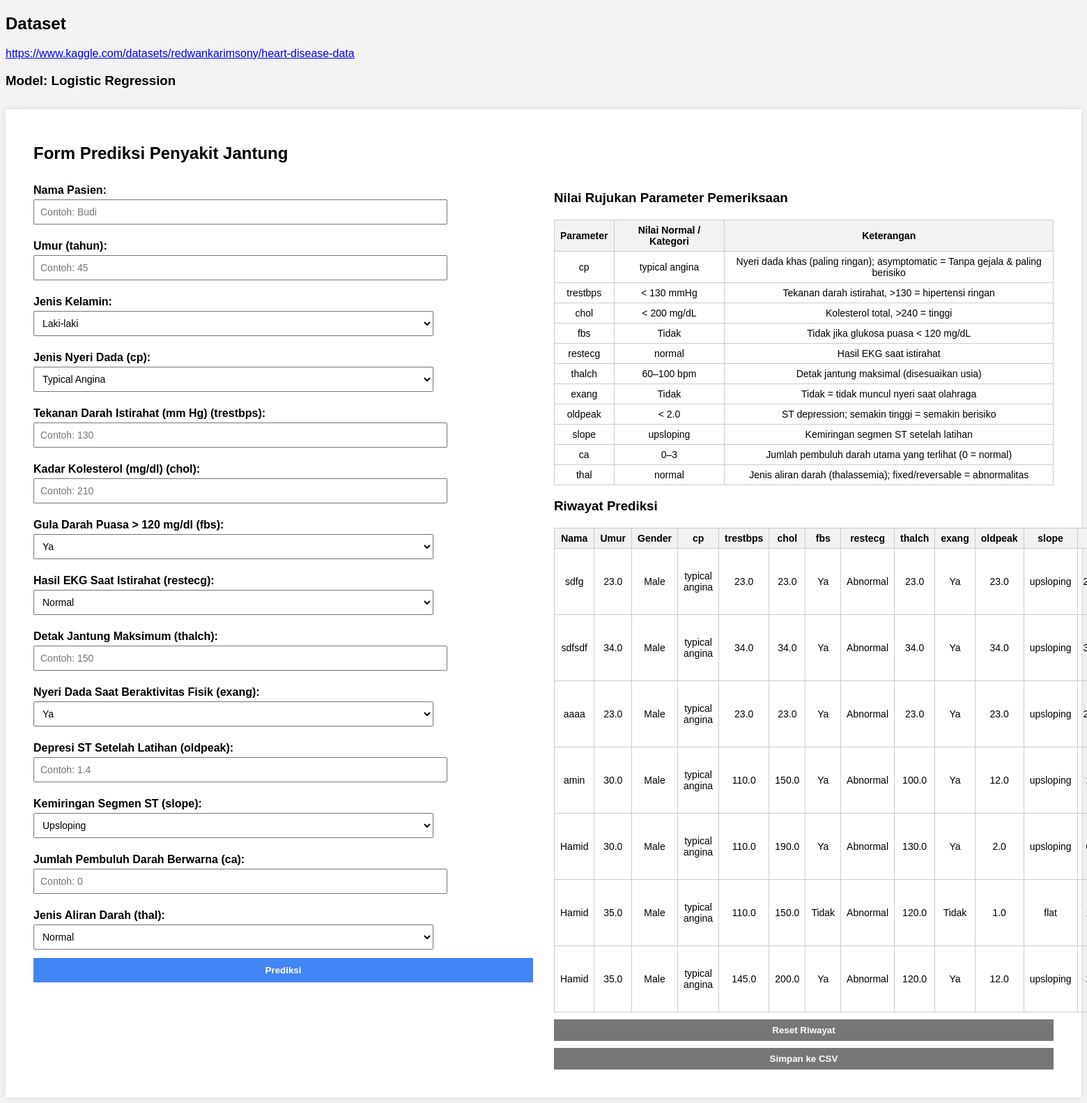
The page / on the database its author committed.
### tables this page shows
CREATE TABLE prediksi (
            id INTEGER PRIMARY KEY AUTOINCREMENT,
            age REAL,
            sex TEXT,
            cp TEXT,
            trestbps REAL,
            chol REAL,
            fbs TEXT,
            restecg TEXT,
            thalach REAL,
            exang TEXT,
            oldpeak REAL,
            slope TEXT,
            ca REAL,
            thal TEXT,
            hasil TEXT
        , nama TEXT);

### app.py (the view)
@app.route("/", methods=["GET"])
def index():
    conn = get_db_connection()
    history = conn.execute("SELECT * FROM prediksi ORDER BY id DESC").fetchall()
    conn.close()
    cp_map = {
        "0": "Typical Angina",
        "1": "Atypical Angina",
        "2": "Non-Anginal Pain",
        "3": "Asymptomatic"
    }
    slope_map = {
        "0": "Upsloping",
        "1": "Flat",
        "2": "Downsloping"
    }
    thal_map = {
        "0": "Normal",
        "1": "Fixed Defect",
        "2": "Reversable Defect"
    }
    history_clean = []
    for row in history:
        row = dict(row)
        row["cp"] = cp_map.get(str(row["cp"]), row["cp"])
        row["fbs"] = "Ya" if row["fbs"] == "True" else "Tidak"
        row["exang"] = "Ya" if row["exang"] == "True" else "Tidak"
        row["restecg"] = "Normal" if row["restecg"] == "0" else "Abnormal"
        row["slope"] = slope_map.get(str(row["slope"]), row["slope"])
        row["thal"] = thal_map.get(str(row["thal"]), row["thal"])
        history_clean.append(row)
    return render_template("form.html", history=history_clean)

### app.py (called while the page is built)
def get_db_connection():
    conn = sqlite3.connect("database.db")
    conn.row_factory = sqlite3.Row
    return conn

### templates/form.html (shortened to what this page needs)
<!DOCTYPE html>
<html>
<head>
  <h2>Dataset</h2>
  <a href="https://www.kaggle.com/datasets/redwankarimsony/heart-disease-data">https://www.kaggle.com/datasets/redwankarimsony/heart-disease-data</a>
  <h3>Model: Logistic Regression</h3>
  <link rel="stylesheet" href="/static/style.css">
</head>
<body>
  <div class="container">
    <h2>Form Prediksi Penyakit Jantung</h2>
    <div class="flexbox">
      <div class="form-section">
        <form method="POST" action="/predict">
        <label>Nama Pasien:</label>
        <input name="nama" placeholder="Contoh: Budi" required>
          <label>Umur (tahun):</label>
          <input name="age" placeholder="Contoh: 45" required>
          <label>Jenis Kelamin:</label>
          <select name="sex">
            <option value="Male">Laki-laki</option>
          </select>
          <label>Jenis Nyeri Dada (cp):</label>
          <select name="cp">
            <option value="typical angina">Typical Angina</option>
          </select>
          <label>Tekanan Darah Istirahat (mm Hg) (trestbps):</label>
          <input name="trestbps" placeholder="Contoh: 130" required>
          <label>Kadar Kolesterol (mg/dl) (chol):</label>
          <input name="chol" placeholder="Contoh: 210" required>
          <label>Gula Darah Puasa > 120 mg/dl (fbs):</label>
          <select name="fbs">
            <option value="True">Ya</option>
          </select>
          <label>Hasil EKG Saat Istirahat (restecg):</label>
          <select name="restecg">
            <option value="normal">Normal</option>
          </select>
          <label>Detak Jantung Maksimum (thalch):</label>
          <input name="thalch" placeholder="Contoh: 150" required>
          <label>Nyeri Dada Saat Beraktivitas Fisik (exang):</label>
          <select name="exang">
            <option value="True">Ya</option>
          </select>
          <label>Depresi ST Setelah Latihan (oldpeak):</label>
          <input name="oldpeak" placeholder="Contoh: 1.4" required>
          <label>Kemiringan Segmen ST (slope):</label>
          <select name="slope">
            <option value="upsloping">Upsloping</option>
          </select>
          <label>Jumlah Pembuluh Darah Berwarna (ca):</label>
          <input name="ca" placeholder="Contoh: 0" required>
          <label>Jenis Aliran Darah (thal):</label>
          <select name="thal">
            <option value="normal">Normal</option>
          </select>
          <button type="submit">Prediksi</button>
        </form>
      </div>
      <div class="table-section">
      <h3>Nilai Rujukan Parameter Pemeriksaan</h3>
        <table border="1" cellpadding="5" style="margin-bottom: 15px;">
          <tr>
            <th>Parameter</th>
            <th>Nilai Normal / Kategori</th>
            <th>Keterangan</th>
          </tr>
          <tr>
            <td>cp</td>
            <td>typical angina</td>
            <td>Nyeri dada khas (paling ringan); asymptomatic = Tanpa gejala & paling berisiko</td>
          </tr>
          <tr>
            <td>trestbps</td>
            <td>&lt; 130 mmHg</td>
            <td>Tekanan darah istirahat, &gt;130 = hipertensi ringan</td>
          </tr>
          <tr>
            <td>chol</td>
            <td>&lt; 200 mg/dL</td>
            <td>Kolesterol total, &gt;240 = tinggi</td>
          </tr>
          <tr>
            <td>fbs</td>
            <td>Tidak</td>
            <td>Tidak jika glukosa puasa &lt; 120 mg/dL</td>
          </tr>
          <tr>
            <td>restecg</td>
            <td>normal</td>
            <td>Hasil EKG saat istirahat</td>
          </tr>
          <tr>
            <td>thalch</td>
            <td>60–100 bpm</td>
            <td>Detak jantung maksimal (disesuaikan usia)</td>
          </tr>
          <tr>
            <td>exang</td>
            <td>Tidak</td>
            <td>Tidak = tidak muncul nyeri saat olahraga</td>
          </tr>
          <tr>
            <td>oldpeak</td>
            <td>&lt; 2.0</td>
            <td>ST depression; semakin tinggi = semakin berisiko</td>
          </tr>
          <tr>
            <td>slope</td>
            <td>upsloping</td>
            <td>Kemiringan segmen ST setelah latihan</td>
          </tr>
          <tr>
            <td>ca</td>
            <td>0–3</td>
            <td>Jumlah pembuluh darah utama yang terlihat (0 = normal)</td>
          </tr>
          <tr>
            <td>thal</td>
            <td>normal</td>
            <td>Jenis aliran darah (thalassemia); fixed/reversable = abnormalitas</td>
          </tr>
        </table>
        {% if history %}
        <h3>Riwayat Prediksi</h3>
        <table border="1" cellpadding="5">
          <tr>
            <th>Nama</th><th>Umur</th><th>Gender</th><th>cp</th><th>trestbps</th><th>chol</th><th>fbs</th>
            <th>restecg</th><th>thalch</th><th>exang</th><th>oldpeak</th><th>slope</th>
            <th>ca</th><th>thal</th><th>Hasil</th><th>Aksi</th>
          </tr>
          {% for row in history %}
          <tr>
            <td>{{ row["nama"] }}</td>
            <td>{{ row["age"] }}</td>
            <td>{{ row["sex"] }}</td>
            <td>{{ row["cp"] }}</td>
            <td>{{ row["trestbps"] }}</td>
            <td>{{ row["chol"] }}</td>
            <td>{{ row["fbs"] }}</td>
            <td>{{ row["restecg"] }}</td>
            <td>{{ row["thalach"] }}</td>
            <td>{{ row["exang"] }}</td>
            <td>{{ row["oldpeak"] }}</td>
            <td>{{ row["slope"] }}</td>
            <td>{{ row["ca"] }}</td>
          </tr>
          {% endfor %}
        </table>
        <div style="margin-bottom: 10px;">
          <form method="POST" action="/reset" style="display:inline;">
            <button type="submit" class="secondary-button">Reset Riwayat</button>
          </form>
          <form method="GET" action="/download" style="display:inline;">
            <button type="submit" class="secondary-button">Simpan ke CSV</button>
          </form>
        </div>
        {% endif %}
      </div>
    </div>
  </div>
</body>
</html>

### static/style.css (style rules this page uses)
body { font-family: sans-serif; background-color: #f3f3f3; }
.container { max-width: 2200px; margin: auto; background: white; padding: 30px 40px; margin-top: 30px; box-shadow: 0 0 10px rgba(0,0,0,0.1); }
.flexbox { display: flex; gap: 30px; align-items: flex-start; }
.form-section, .table-section { flex: 1; min-width: 380px; }
input, select { width: 80%; padding: 8px; margin-bottom: 12px; font-size: 14px; }
label { font-weight: bold; display: block; margin-top: 10px; margin-bottom: 4px; }
button { width: 100%; padding: 10px; background-color: #4285f4; color: white; border: none; font-weight: bold; cursor: pointer; }
table { width: 100%; border-collapse: collapse; margin-top: 20px; font-size: 14px; }
table th, table td { border: 1px solid #ccc; padding: 6px 8px; text-align: center; }
table th { background-color: #f2f2f2; }
.secondary-button { padding: 8px 12px; margin-top: 10px; margin-right: 10px; background-color: #777; color: white; border: none; cursor: pointer; }

### rows shown on the page
prediksi: nama "sdfg", age "23.0", sex "Male", cp "typical angina", trestbps "23.0", chol "23.0", fbs "Ya", restecg "Abnormal", thalach "23.0", exang "Ya", oldpeak "23.0", slope "upsloping"
prediksi: nama "sdfsdf", age "34.0", sex "Male", cp "typical angina", trestbps "34.0", chol "34.0", fbs "Ya", restecg "Abnormal", thalach "34.0", exang "Ya", oldpeak "34.0", slope "upsloping"
prediksi: nama "aaaa", age "23.0", sex "Male", cp "typical angina", trestbps "23.0", chol "23.0", fbs "Ya", restecg "Abnormal", thalach "23.0", exang "Ya", oldpeak "23.0", slope "upsloping"
prediksi: nama "amin", age "30.0", sex "Male", cp "typical angina", trestbps "110.0", chol "150.0", fbs "Ya", restecg "Abnormal", thalach "100.0", exang "Ya", oldpeak "12.0", slope "upsloping"
prediksi: nama "Hamid", age "30.0", sex "Male", cp "typical angina", trestbps "110.0", chol "190.0", fbs "Ya", restecg "Abnormal", thalach "130.0", exang "Ya", oldpeak "2.0", slope "upsloping"
prediksi: nama "Hamid", age "35.0", sex "Male", cp "typical angina", trestbps "110.0", chol "150.0", fbs "Tidak", restecg "Abnormal", thalach "120.0", exang "Tidak", oldpeak "1.0", slope "flat"
prediksi: nama "Hamid", age "35.0", sex "Male", cp "typical angina", trestbps "145.0", chol "200.0", fbs "Ya", restecg "Abnormal", thalach "120.0", exang "Ya", oldpeak "12.0", slope "upsloping"
